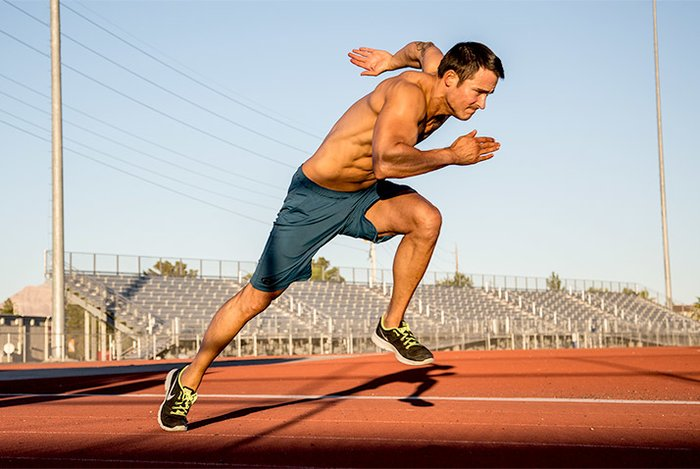
#> input picture runner.jpg, 700 x 469 px, found by its file name
$ python python_tutorial.py
#> lines starting #> are read from the running program, lines starting #| are printed output that depends on the picture
# -*- coding: utf-8 -*-
"""
Created on Fri Apr 24 19:28:51 2020

@author: Clinton
"""


import cv2

width , height = 1000, 1000

img_path = "F:/opencv_learning/image_file/runner.jpg"
img = cv2.imread(img_path) #Reading image
#> img is the input picture: shape (469, 700, 3); mean B, G, R 153, 161.9, 181.2
print(img.shape)
#| (469, 700, 3)
img_gray = cv2.cvtColor(img, cv2.COLOR_BGR2GRAY) #Converting image from color to gray scale
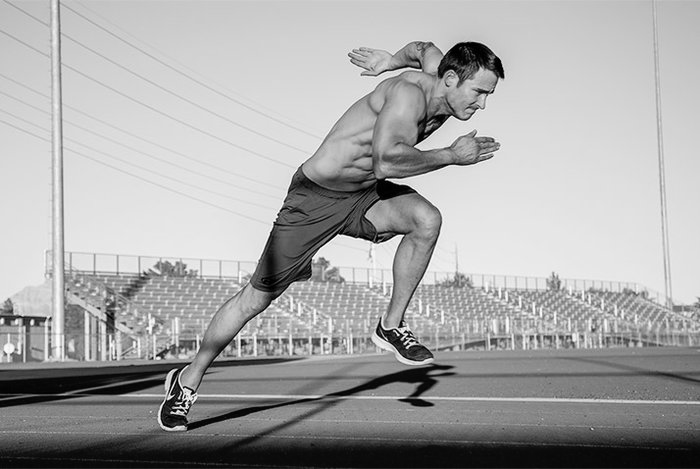
#> img_gray: shape (469, 700); min 0, max 254, mean 166.6
img_resized = cv2.resize(img, (width, height)) #Resizing image
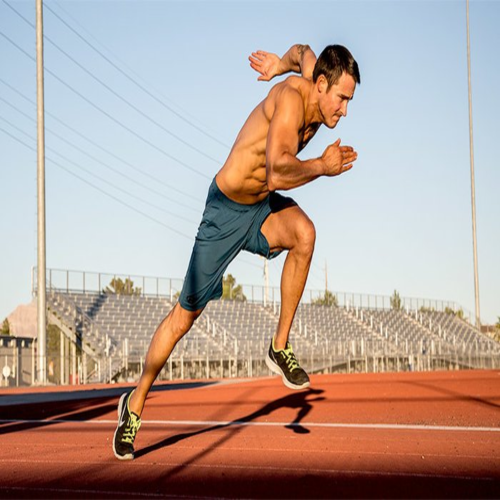
#> img_resized: shape (1000, 1000, 3) (shown at 1/2 size); mean B, G, R 153, 161.8, 181.1
img_cropped = img[0:469, 160:510] #Cropping Image
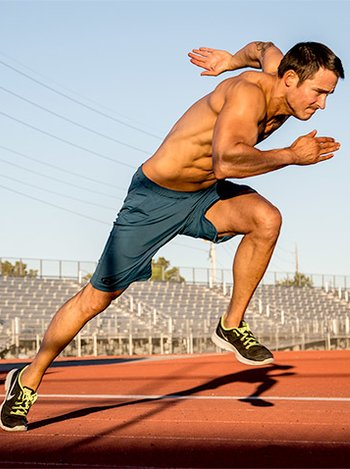
#> img_cropped: shape (469, 350, 3); mean B, G, R 138.9, 152.3, 178.4
imgCroppedResized = cv2.resize(img_cropped, (img.shape[1], img.shape[0])) #Resizing cropped image back to the original size
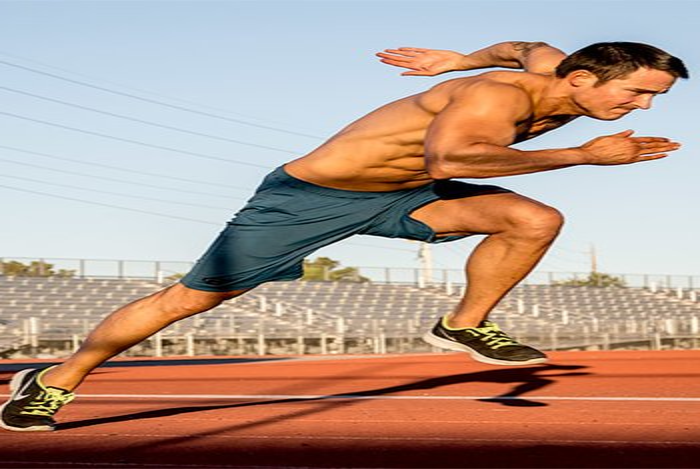
#> imgCroppedResized: shape (469, 700, 3); mean B, G, R 139, 152.4, 178.5


cv2.imshow("Original Image", img)
cv2.imshow("Gray Scale Image", img_gray)
cv2.imshow("Resized Image", img_resized)
cv2.imshow("Cropped Image", img_cropped)
cv2.imshow("Runner_CroppedResized", imgCroppedResized)

cv2.waitKey(0)
cv2.destroyAllWindows()
